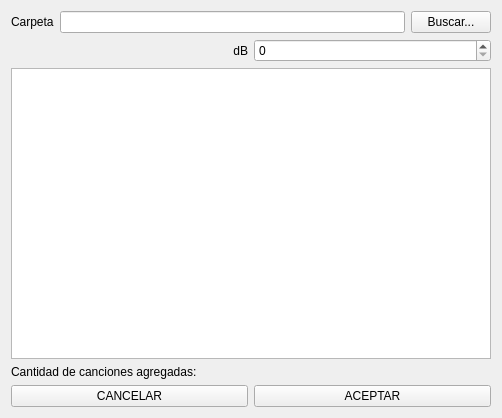
<?xml version="1.0" encoding="UTF-8"?>
<ui version="4.0">
 <class>ventana</class>
 <widget class="QWidget" name="ventana">
  <property name="windowModality">
   <enum>Qt::WindowModal</enum>
  </property>
  <property name="geometry">
   <rect>
    <x>0</x>
    <y>0</y>
    <width>502</width>
    <height>418</height>
   </rect>
  </property>
  <property name="windowTitle">
   <string>MPy3Normalize</string>
  </property>
  <layout class="QGridLayout" name="gridLayout">
   <item row="0" column="0">
    <layout class="QHBoxLayout" name="horizontalLayout">
     <item>
      <widget class="QLabel" name="label">
       <property name="text">
        <string>Carpeta</string>
       </property>
      </widget>
     </item>
     <item>
      <widget class="QLineEdit" name="lineEdit">
       <property name="readOnly">
        <bool>true</bool>
       </property>
      </widget>
     </item>
     <item>
      <widget class="QPushButton" name="pushButton">
       <property name="text">
        <string>Buscar...</string>
       </property>
      </widget>
     </item>
    </layout>
   </item>
   <item row="1" column="0">
    <layout class="QVBoxLayout" name="verticalLayout">
     <item>
      <layout class="QHBoxLayout" name="horizontalLayout_3">
       <item>
        <widget class="QLabel" name="label_2">
         <property name="text">
          <string>dB</string>
         </property>
         <property name="alignment">
          <set>Qt::AlignRight|Qt::AlignTrailing|Qt::AlignVCenter</set>
         </property>
        </widget>
       </item>
       <item>
        <widget class="QSpinBox" name="spinBox"/>
       </item>
      </layout>
     </item>
     <item>
      <widget class="QListWidget" name="listWidget"/>
     </item>
     <item>
      <widget class="QLabel" name="lbl_contador">
       <property name="text">
        <string>Cantidad de canciones agregadas:</string>
       </property>
      </widget>
     </item>
    </layout>
   </item>
   <item row="2" column="0">
    <layout class="QHBoxLayout" name="horizontalLayout_2">
     <item>
      <widget class="QPushButton" name="pushButton_2">
       <property name="text">
        <string>CANCELAR</string>
       </property>
      </widget>
     </item>
     <item>
      <widget class="QPushButton" name="pushButton_3">
       <property name="text">
        <string>ACEPTAR</string>
       </property>
      </widget>
     </item>
    </layout>
   </item>
  </layout>
 </widget>
 <resources/>
 <connections/>
</ui>
